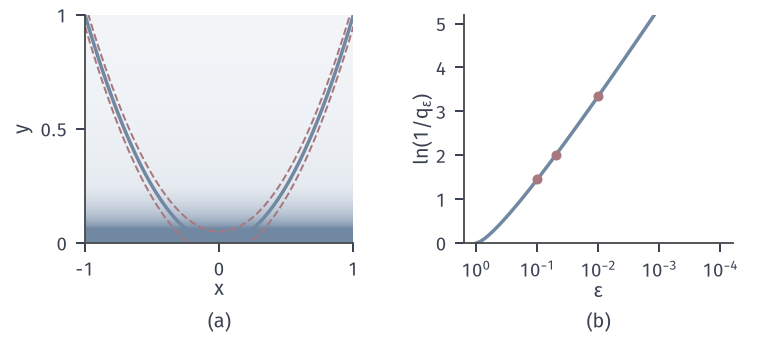

Source code (Python):
"""(a) Product density f_X(x) f_Y(y) = 1/(4 sqrt(y)) on [-1,1]x(0,1] for X ~ Unif(-1,1), Y = X^2 (white-to-blue),
with the band |y - x^2| <= 0.05 (red outline); the joint law puts mass 1 on the curve y = x^2 (blue).
(b) q_eps = (P_X x P_Y)(|y - x^2| <= eps) and the binary-label KL ln(1/q_eps) as eps decreases."""
from pathlib import Path
import sys, math
from matplotlib.colors import LinearSegmentedColormap
HERE = Path(__file__).resolve().parent
sys.path.insert(0, str(HERE.parent/"dep-common"))
from common import *

cmap = LinearSegmentedColormap.from_list('wb', ['#FFFFFF', BLUE_FILL, BLUE])
xs = np.linspace(-1, 1, 401); ys = np.linspace(0.002, 1, 400)
Xg, Yg = np.meshgrid(xs, ys)
D = 1/(4*np.sqrt(Yg))
fig, axs = figure(width_mm=110, height_mm=48, ncols=2)
ax = axs[0]
ax.pcolormesh(xs, ys, np.minimum(D, 1.0), cmap=cmap, shading="auto", vmin=0, vmax=1.0, rasterized=True)
eps = .05
ax.plot(xs, xs**2, color=BLUE, lw=1.4)
ax.plot(xs, xs**2+eps, color=RED, lw=.8, ls='--'); ax.plot(xs, np.maximum(xs**2-eps, 0), color=RED, lw=.8, ls='--')
ax.set_xlim(-1, 1); ax.set_ylim(0, 1); ax.set_xticks([-1, 0, 1]); ax.set_yticks([0, .5, 1])
ax.set_xlabel('$x$', labelpad=0); ax.set_ylabel('$y$', labelpad=3); gfmt(ax)
ax.set_box_aspect(.85)
tag(ax, '(a)', y=-.3)
xx, ww = grid_x(200000)
Fy = lambda t: np.sqrt(np.clip(t, 0, 1))
E = np.logspace(-4, 0, 60)
q = np.array([(ww*(Fy(xx**2+e)-Fy(xx**2-e))).sum() for e in E])
ax = axs[1]
ax.plot(E, np.log(1/q), color=BLUE, lw=1.4)
for e in (.1, .05, .01):
    qq = float((ww*(Fy(xx**2+e)-Fy(xx**2-e))).sum())
    ax.plot([e], [math.log(1/qq)], 'o', color=RED, ms=3)
ax.set_xscale('log'); ax.invert_xaxis()
ax.set_xlabel('$\\varepsilon$', labelpad=0); ax.set_ylabel('$\\ln(1/q_{\\varepsilon})$', labelpad=1)
ax.set_xticks([1, 1e-1, 1e-2, 1e-3, 1e-4]); ax.set_ylim(0, 5.2)
ax.set_box_aspect(.85)
tag(ax, '(b)', y=-.3)
qs = {str(e): float((ww*(Fy(xx**2+e)-Fy(xx**2-e))).sum()) for e in (.1, .05, .01, 1e-4)}
save(fig, HERE, 'figure', {'band_eps': eps, 'q_eps': qs, 'ln_inv_q': {k: math.log(1/v) for k, v in qs.items()}})
